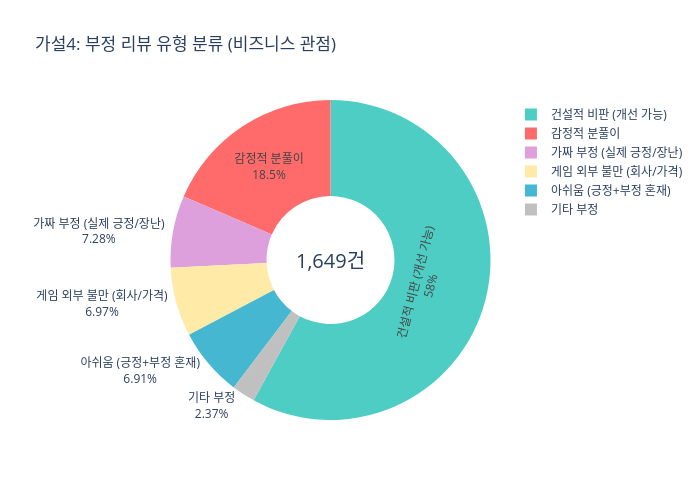

Notebook code cell kept with this figure:
### Code cell
type_colors = {
    '가짜 부정 (실제 긍정/장난)': '#DDA0DD',
    '게임 외부 불만 (회사/가격)': '#FFEAA7',
    '건설적 비판 (개선 가능)': '#4ECDC4',
    '감정적 분풀이': '#FF6B6B',
    '아쉬움 (긍정+부정 혼재)': '#45B7D1',
    '기타 부정': '#C0C0C0',
}

fig = go.Figure(go.Pie(
    labels=neg_type_counts.index.tolist(),
    values=neg_type_counts.values.tolist(),
    marker_colors=[type_colors.get(t, '#999') for t in neg_type_counts.index],
    textinfo='label+percent',
    hole=0.4))

fig.update_layout(
    title='가설4: 부정 리뷰 유형 분류 (비즈니스 관점)',
    height=500, width=700, template='plotly_white',
    annotations=[dict(text=f'{len(cls_en):,}건', x=0.5, y=0.5,
                      font_size=20, showarrow=False)])
fig.show()

### Figure 1 — Plotly figure (JSON) as saved in the notebook; plotly's stock layout.template omitted (floating-point values rounded to 4 significant figures)
{"data": [{"hole": 0.4, "labels": ["건설적 비판 (개선 가능)", "감정적 분풀이", "가짜 부정 (실제 긍정/장난)", "게임 외부 불만 (회사/가격)", "아쉬움 (긍정+부정 혼재)", "기타 부정"], "marker": {"colors": ["#4ECDC4", "#FF6B6B", "#DDA0DD", "#FFEAA7", "#45B7D1", "#C0C0C0"]}, "textinfo": "label+percent", "type": "pie", "values": [956, 305, 120, 115, 114, 39]}], "layout": {"annotations": [{"font": {"size": 20}, "showarrow": false, "text": "1,649건", "x": 0.5, "y": 0.5}], "height": 500, "title": {"text": "가설4: 부정 리뷰 유형 분류 (비즈니스 관점)"}, "width": 700}}
